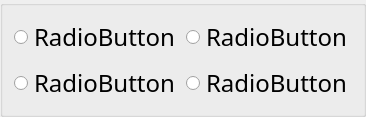
          <widget class="QGroupBox" name="groupBox_9">
           <property name="font">
            <font>
             <family>微软雅黑 Light</family>
             <pointsize>12</pointsize>
            </font>
           </property>
           <property name="title">
            <string/>
           </property>
           <layout class="QGridLayout" name="gridLayout_14">
            <item row="0" column="0">
             <widget class="QRadioButton" name="test19a">
              <property name="font">
               <font>
                <family>宋体</family>
                <pointsize>18</pointsize>
               </font>
              </property>
              <property name="text">
               <string>RadioButton</string>
              </property>
             </widget>
            </item>
            <item row="0" column="1">
             <widget class="QRadioButton" name="test19b">
              <property name="font">
               <font>
                <family>宋体</family>
                <pointsize>18</pointsize>
               </font>
              </property>
              <property name="text">
               <string>RadioButton</string>
              </property>
             </widget>
            </item>
            <item row="1" column="0">
             <widget class="QRadioButton" name="test19c">
              <property name="font">
               <font>
                <family>宋体</family>
                <pointsize>18</pointsize>
               </font>
              </property>
              <property name="text">
               <string>RadioButton</string>
              </property>
             </widget>
            </item>
            <item row="1" column="1">
             <widget class="QRadioButton" name="test19d">
              <property name="font">
               <font>
                <family>宋体</family>
                <pointsize>18</pointsize>
               </font>
              </property>
              <property name="text">
               <string>RadioButton</string>
              </property>
             </widget>
            </item>
           </layout>
          </widget>
